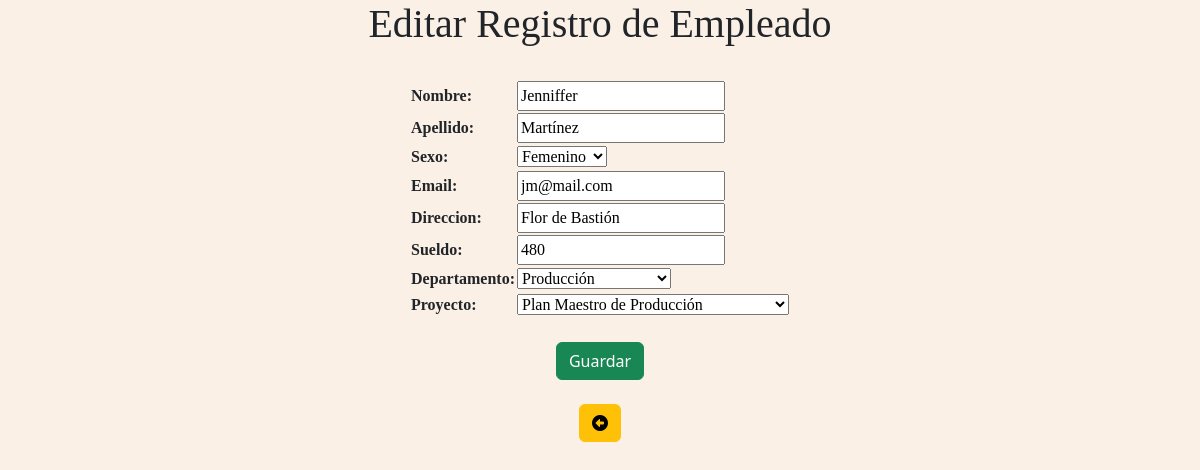
The app's page /editar_empleado/3, older data.
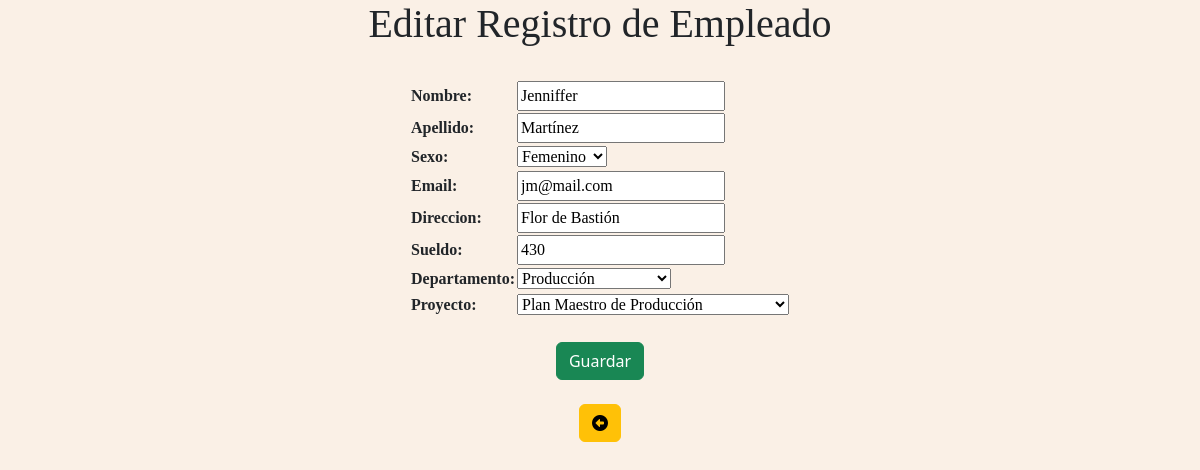
The same page, newer data.
### empleados/models.py (models this page shows, shortened)
class Empleado(models.Model):
    SEXO = [
        ("M", "Masculino"),
        ("F", "Femenino"),
    ]
    nombre = models.CharField(max_length=50)
    apellido = models.CharField(max_length=50)
    sexo = models.CharField(max_length=1, choices=SEXO, null=True)
    email = models.CharField(max_length=50)
    direccion = models.CharField(max_length=100)
    sueldo = models.IntegerField(null=True)
    departamento = models.ForeignKey(Departamento, on_delete=models.SET_NULL, null=True)
    proyecto = models.ForeignKey(Proyecto, on_delete=models.SET_NULL, null=True)

class Departamento(models.Model):
    codigo = models.CharField(max_length=10)
    nombre = models.CharField(max_length=50)
    jefe = models.CharField(max_length=50)
    def __str__(self):
        return f'{self.nombre}'

class Proyecto(models.Model):
    codigo = models.CharField(max_length=10)
    nombre = models.CharField(max_length=200)
    fecha_inicio = models.DateField(null=True)
    fecha_fin = models.DateField(null=True)
    cliente = models.CharField(max_length=50)
    def __str__(self):
        return f'{self.nombre}'

### empleados/views.py (the view)
# urls.py: path('editar_empleado/<int:idEmpleado>', editar_empleado),
def editar_empleado(request, idEmpleado):
    pagina = loader.get_template('editar_empleado.html')
    empleado = get_object_or_404(Empleado, pk=idEmpleado)
    if request.method == 'GET':
        formulario = EmpleadoFormulario(instance=empleado)
    elif request.method == 'POST':
        formulario = EmpleadoFormulario(request.POST, instance=empleado)
        if formulario.is_valid():
            formulario.save()
            return redirect('inicio')
    mensaje = {'formulario': formulario}
    return HttpResponse(pagina.render(mensaje, request))

### empleados/forms.py
class EmpleadoFormulario(ModelForm):
    class Meta:
        model = Empleado
        fields = ('nombre', 'apellido','sexo', 'email','direccion', 'sueldo', 'departamento', 'proyecto')
        widgets = {
            'email': EmailInput(attrs={'type': 'email'})
        }

### empleados/templates/editar_empleado.html (shortened to what this page needs)
<!DOCTYPE html>
<html lang="en">
<head>
    {% load static %}
    <link href="https://cdn.jsdelivr.net/npm/bootstrap@5.3.0/dist/css/bootstrap.min.css" rel="stylesheet">
    <link href="{% static 'fontawesomefree/css/fontawesome.css' %}" rel="stylesheet" type="text/css">
    <link href="{% static 'fontawesomefree/css/brands.css' %}" rel="stylesheet" type="text/css">
    <link href="{% static 'fontawesomefree/css/solid.css' %}" rel="stylesheet" type="text/css">
</head>
<body>
    <div class="panel panel-primary" align="center">
        <h1>Editar Registro de Empleado</h1>
        <br>
    </div>
    <div class="table-responsive" align="center">
        <form method="POST">
           <table>
             {{formulario}}
           </table>
            <br>
               <input type="submit" class="btn btn-success" value="Guardar">
        </form>
    </div>
    <br>
    <div align="center">
        <a class="btn btn-warning" href="{%url 'inicio'%}"><i class="fa-solid fa-circle-left"></i></a>
    </div>
</body>
</html>

Row changes from the older to the newer data that the page shows:
changed Empleado "Martínez": sueldo "480" → "430"
